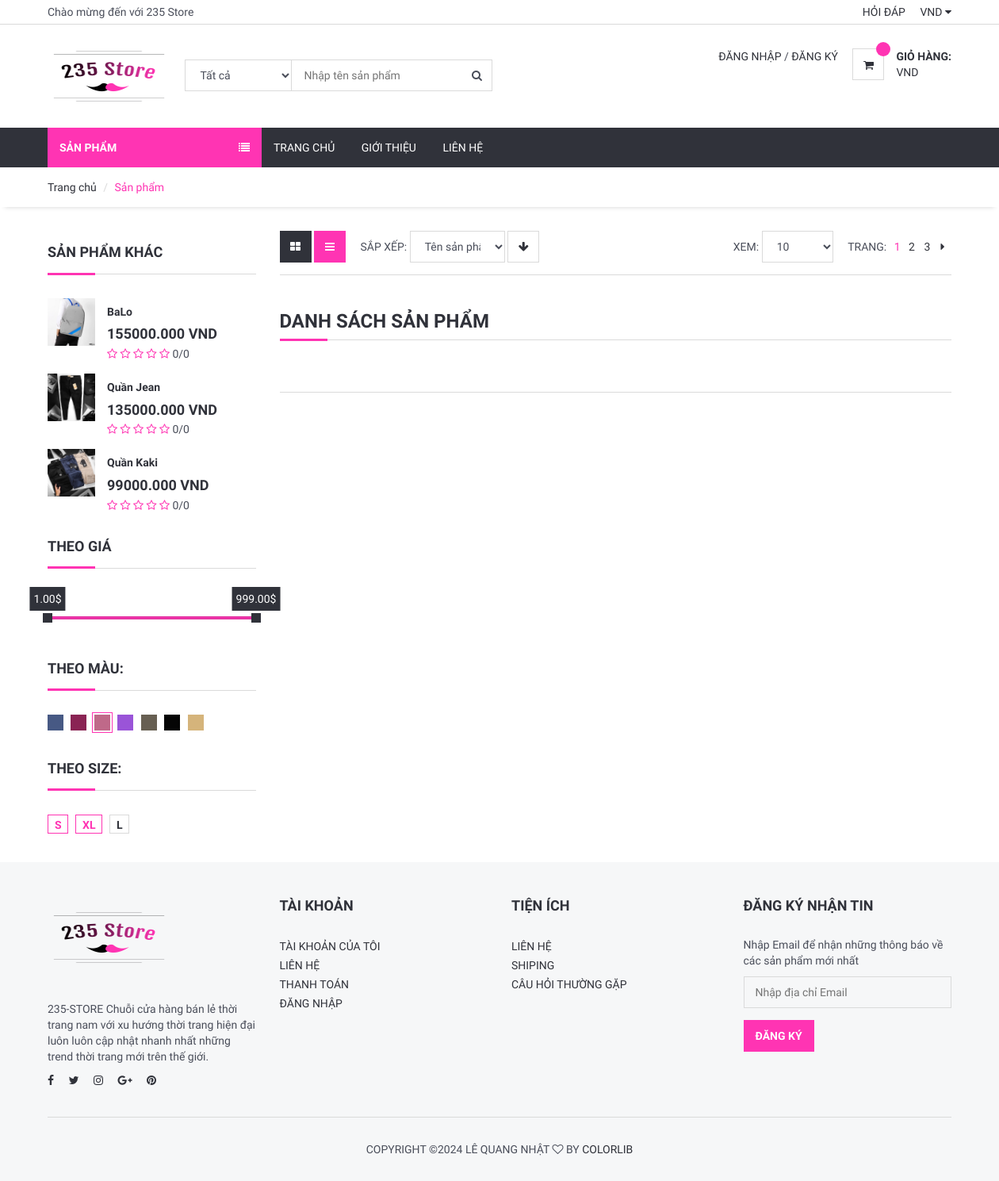
Screenshot of /category/5/qun-jean with the database file from the repository.
### product/models.py (models this page shows, shortened)
class Product(models.Model):
    STATUS = (
        ('True', 'True'),
        ('False', 'False'),
    )
    VARIANTS = (
        ('None', 'None'),
        ('Size', 'Size'),
        ('Color', 'Color'),
        ('Size-Color', 'Size-Color'),
    )
    category = models.ForeignKey(Category, on_delete=models.CASCADE) #many to one relation with Category
    title = models.CharField(max_length=150)
    keywords = models.CharField(max_length=255)
    description = models.TextField(max_length=255)
    image=models.ImageField(upload_to='images/',null=False)
    price = models.DecimalField(max_digits=12, decimal_places=3,default=0)
    amount=models.IntegerField(default=0)
    minamount=models.IntegerField(default=3)
    variant=models.CharField(max_length=10,choices=VARIANTS, default='None')
    detail=RichTextUploadingField()
    slug = models.SlugField(null=False, unique=True)
    status=models.CharField(max_length=10,choices=STATUS)
    create_at=models.DateTimeField(auto_now_add=True)
    update_at=models.DateTimeField(auto_now=True)
    def image_tag(self):
            return mark_safe('<img src="{}" height="50"/>'.format(self.image.url))
    image_tag.short_description='Image'
    def avaregereview(self):
        reviews = Comment.objects.filter(product=self, status='New').aggregate(avarage=Avg('rate'))
        avg = 0
        if reviews["avarage"] is not None:
            avg = float(reviews["avarage"])
        return avg
    def countreview(self):
        reviews = Comment.objects.filter(product=self, status='New').aggregate(count=Count('id'))
        cnt = 0
        if reviews["count"] is not None:
            cnt = int(reviews["count"])
        return cnt

### home/views.py (the view)
# urls.py: path('category/<int:id>/<slug:slug>', views.category_products,name='category_products'),
def category_products(request,id,slug):
    category = Category.objects.all()
    products=Product.objects.filter(category_id=id)
    products_mo = Product.objects.all().order_by('-id')[:3]
    context = {'products': products, 'category': category,
                'products_mo':products_mo,
               }
    return render(request,'category_product.html',context)

### home/templates/category_product.html (shortened to what this page needs)
{% extends 'homebase.html' %}
{% block sidebar %} {% include 'sidebar.html' %} {% endblock %}
{% block body %}
	<div id="breadcrumb">
		<div class="container">
			<ul class="breadcrumb">
                <li><a href="">Trang chủ</a></li>
                <li class="active">Sản phẩm</li>
			</ul>
		</div>
	</div>
	<div class="section">
		<div class="container">
			<div class="row">
				<div id="aside" class="col-md-3">
					<div class="aside">
						<h3 class="aside-title">Sản phẩm khác</h3>
						{% for rs in products_mo %}
						<div class="product product-widget">
							<div class="product-thumb">
								<a href="/product/{{ rs.id }}/{{rs.slug}}">
								<img src="{{ rs.image.url }}" alt="" style="height: 60px">
								</a>
							</div>
							<div class="product-body">
								<h2 class="product-name"><a href="#">{{ rs.title }}</a></h2>
								<h3 class="product-price">{{rs.price}} VND <del class="product-old-price"></del></h3>
								<div class="product-rating">
									<i class="fa fa-star{% if rs.avaregereview < 1%}-o empty{% endif%}" style="color:#FF34B3"></i>
									<i class="fa fa-star{% if rs.avaregereview < 2%}-o empty{% endif%}" style="color:#FF34B3"></i>
									<i class="fa fa-star{% if rs.avaregereview < 3%}-o empty{% endif%}" style="color:#FF34B3"></i>
									<i class="fa fa-star{% if rs.avaregereview < 4%}-o empty{% endif%}" style="color:#FF34B3"></i>
									<i class="fa fa-star{% if rs.avaregereview < 5%}-o empty{% endif%}" style="color:#FF34B3"></i>
									{{ rs.avaregereview}}/{{ rs.countreview}}
								</div>
							</div>
						</div>
						{% endfor %}
					</div>
					<div class="aside">
						<h3 class="aside-title">Theo giá</h3>
						<div id="price-slider"></div>
					</div>
					<div class="aside">
						<h3 class="aside-title">Theo màu:</h3>
						<ul class="color-option">
							<li><a href="#" style="background-color:#475984;"></a></li>
							<li><a href="#" style="background-color:#8A2454;"></a></li>
							<li class="active"><a href="#" style="background-color:#BF6989;"></a></li>
							<li><a href="#" style="background-color:#9A54D8;"></a></li>
							<li><a href="#" style="background-color:#675F52;"></a></li>
							<li><a href="#" style="background-color:#050505;"></a></li>
							<li><a href="#" style="background-color:#D5B47B;"></a></li>
						</ul>
					</div>
					<div class="aside">
						<h3 class="aside-title">Theo size:</h3>
						<ul class="size-option">
							<li class="active"><a href="#">S</a></li>
							<li class="active"><a href="#">XL</a></li>
							<li><a href="#">L</a></li>
						</ul>
					</div>
				</div>
				<div id="main" class="col-md-9">
					<div class="store-filter clearfix">
						<div class="pull-left">
							<div class="row-filter">
								<a href="#"><i class="fa fa-th-large"></i></a>
								<a href="#" class="active"><i class="fa fa-bars"></i></a>
							</div>
							<div class="sort-filter">
								<span class="text-uppercase">Sắp xếp:</span>
								<select class="input">
										<option value="0">Tên sản phẩm</option>
									</select>
								<a href="#" class="main-btn icon-btn"><i class="fa fa-arrow-down"></i></a>
							</div>
						</div>
						<div class="pull-right">
							<div class="page-filter">
								<span class="text-uppercase">Xem:</span>
								<select class="input">
										<option value="0">10</option>
									</select>
							</div>
							<ul class="store-pages">
								<li><span class="text-uppercase">Trang:</span></li>
								<li class="active">1</li>
								<li><a href="#">2</a></li>
								<li><a href="#">3</a></li>
								<li><a href="#"><i class="fa fa-caret-right"></i></a></li>
							</ul>
						</div>
					</div>
					<div id="store">
						<div class="row">
							<div class="col-md-12">
						<div class="order-summary clearfix">
							<div class="section-title">
								<h3 class="title">Danh sách sản phẩm</h3>
							</div>
						</div>
					</div>
						</div>
					</div>
				</div>
			</div>
		</div>
	</div>
{% endblock %}

### home/templates/homebase.html (shortened to what this page needs)
<!DOCTYPE html>
<html lang="en">
<head>
    {% load static %}
    <link type="text/css" rel="stylesheet" href="{% static '' %}css/bootstrap.min.css" />
    <link type="text/css" rel="stylesheet" href="{% static 'css/slick.css' %}" />
    <link type="text/css" rel="stylesheet" href="{% static '' %}css/slick-theme.css" />
    <link type="text/css" rel="stylesheet" href="{% static '' %}css/nouislider.min.css" />
    <link rel="stylesheet" href="{% static '' %}css/font-awesome.min.css">
    <link type="text/css" rel="stylesheet" href="{% static '' %}css/style.css" />
    <link rel="stylesheet" href="https://ajax.googleapis.com/ajax/libs/jqueryui/1.11.4/themes/smoothness/jquery-ui.css">
</head>
<body>
    {% include 'header.html' %}
    {% block sidebar %} {% endblock %}
    {% block body %} {% endblock %}
    {% include 'footer.html' %}
</body>
</html>

### home/templates/header.html (shortened to what this page needs)
{% load static %}
	<header>
		<div id="top-header">
			<div class="container">
				<div class="pull-left">
					<span>Chào mừng đến với 235 Store</span>
				</div>
				<div class="pull-right">
					<ul class="header-top-links">
						<li><a href="/faq">Hỏi đáp</a></li>
						<li class="dropdown default-dropdown">
							<a class="dropdown-toggle" data-toggle="dropdown" aria-expanded="true">VND <i class="fa fa-caret-down"></i></a>
						</li>
					</ul>
				</div>
			</div>
		</div>
		<div id="header">
			<div class="container">
				<div class="pull-left">
					<div class="header-logo">
						<a class="logo" href="#">
							<img src="{% static '' %}img/235lg.png" alt="">
						</a>
					</div>
					<div class="header-search">
						<form action="/search/" method="post">
							<input id="query" name="query" class="input search-input" type="text" placeholder="Nhập tên sản phẩm">
							<select name="catid" class="input search-categories">
								<option value="0">Tất cả </option>
								{% load mptt_tags %}
							</select>
							<button class="search-btn"><i class="fa fa-search"></i></button>
						</form>
					</div>
				</div>
				<div class="pull-right">
					<ul class="header-btns">
						<li class="header-account dropdown default-dropdown">
							{% if user.id is not None %}
							<div class="dropdown-toggle" role="button" data-toggle="dropdown" aria-expanded="true">
								<div class="header-btns-icon">
									<img src="{{ request.session.userimage }}" style="height: 40px; border-radius: 30%;width:40px">
								</div>
								<strong class="text-uppercase">{{ user.username }}<i class="fa fa-caret-down"></i></strong>
							</div>
							{% else %}
							<a href="/login" class="text-uppercase">Đăng nhập</a> / <a href="/signup" class="text-uppercase">Đăng ký</a>
							{% endif %}
						</li>
						<li class="header-cart dropdown default-dropdown">
							<a href="/shopcart/" >
								<div class="header-btns-icon">
									<i class="fa fa-shopping-cart"></i>
									<span class="qty">
										</span>
								</div>
								<strong class="text-uppercase">Giỏ hàng:</strong>
								<br>
								<span>VND</span>
							</a>
						</li>
					</ul>
				</div>
			</div>
		</div>
	</header>

### home/templates/sidebar.html (shortened to what this page needs)
{% load static %}
	<div id="navigation">
		<div class="container">
			<div id="responsive-nav">
				{% if page %}
				<div class="category-nav">
					{% else %}
					<div class="category-nav show-on-click">
					{% endif %}
					<span class="category-header">Sản Phẩm<i class="fa fa-list"></i></span>
					{% load mptt_tags %}
				</div>
				<div class="menu-nav">
					<ul class="menu-list">
						<li><a href="/">Trang Chủ</a></li>
						<li><a href="/about">Giới thiệu</a></li>
						<li><a href="/contact">Liên hệ</a></li>
					</ul>
				</div>
			</div>
		</div>
	</div>

### home/templates/footer.html (shortened to what this page needs)
{% load static %}
	<footer id="footer" class="section section-grey">
		<div class="container">
			<div class="row">
				<div class="col-md-3 col-sm-6 col-xs-6">
					<div class="footer">
						<div class="footer-logo">
							<a class="logo" href="#">
		            <img src="{% static '' %}img/235lg.png" alt="">
		          </a>
						</div>
						<p>235-STORE Chuỗi cửa hàng bán lẻ thời trang nam với xu hướng thời trang hiện đại luôn luôn cập nhật nhanh nhất những trend thời trang mới trên thế giới.
</p>
						<ul class="footer-social">
							<li><a href="#"><i class="fa fa-facebook"></i></a></li>
							<li><a href="#"><i class="fa fa-twitter"></i></a></li>
							<li><a href="#"><i class="fa fa-instagram"></i></a></li>
							<li><a href="#"><i class="fa fa-google-plus"></i></a></li>
							<li><a href="#"><i class="fa fa-pinterest"></i></a></li>
						</ul>
					</div>
				</div>
				<div class="col-md-3 col-sm-6 col-xs-6">
					<div class="footer">
						<h3 class="footer-header">Tài Khoản</h3>
						<ul class="list-links">
							<li><a href="#">Tài Khoản của tôi</a></li>
							<li><a href="#">Liên hệ</a></li>
							<li><a href="#">Thanh Toán</a></li>
							<li><a href="#">Đăng Nhập</a></li>
						</ul>
					</div>
				</div>
				<div class="col-md-3 col-sm-6 col-xs-6">
					<div class="footer">
						<h3 class="footer-header">Tiện ích</h3>
						<ul class="list-links">
							<li><a href="#">Liên hệ</a></li>
							<li><a href="#">Shiping</a></li>
							<li><a href="/faq">Câu hỏi thường gặp</a></li>
						</ul>
					</div>
				</div>
				<div class="col-md-3 col-sm-6 col-xs-6">
					<div class="footer">
						<h3 class="footer-header">Đăng ký nhận tin</h3>
						<p>Nhập Email để nhận những thông báo về các sản phẩm mới nhất</p>
						<form>
							<div class="form-group">
								<input class="input" placeholder="Nhập địa chỉ Email">
							</div>
							<button class="primary-btn">Đăng Ký</button>
						</form>
					</div>
				</div>
			</div>
			<hr>
			<div class="row">
				<div class="col-md-8 col-md-offset-2 text-center">
					<div class="footer-copyright">
						Copyright &copy;<script>document.write(new Date().getFullYear());</script> Lê Quang Nhật  <i class="fa fa-heart-o" aria-hidden="true"></i> by <a href="https://colorlib.com" target="_blank">Colorlib</a>
					</div>
				</div>
			</div>
		</div>
	</footer>

### rows the page displays
Product: image (picture), title "BaLo", price "155000.000", avaregereview "0", countreview "0"
Product: image (picture), title "Quần Jean", price "135000.000", avaregereview "0", countreview "0"
Product: image (picture), title "Quần Kaki", price "99000.000", avaregereview "0", countreview "0"
